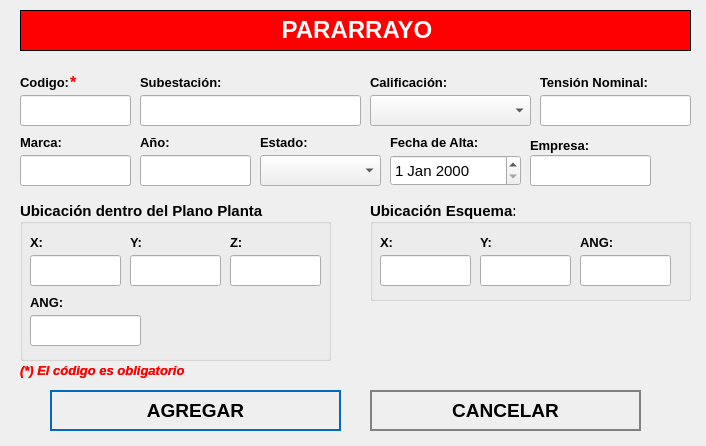
<?xml version="1.0" encoding="UTF-8"?>
<ui version="4.0">
 <class>NewBook</class>
 <widget class="QWidget" name="NewBook">
  <property name="geometry">
   <rect>
    <x>0</x>
    <y>0</y>
    <width>706</width>
    <height>446</height>
   </rect>
  </property>
  <property name="minimumSize">
   <size>
    <width>706</width>
    <height>446</height>
   </size>
  </property>
  <property name="maximumSize">
   <size>
    <width>706</width>
    <height>446</height>
   </size>
  </property>
  <property name="windowTitle">
   <string>Nuevo Registro</string>
  </property>
  <property name="styleSheet">
   <string notr="true">QPushButton
{	
	height: 2em;
 	border-style: solid;
	border-width: 2px;
 	border-color: grey;
	font-weight: bold;
}

QPushButton:hover
{
   	background-color:grey;
	color:white;
}</string>
  </property>
  <widget class="QLabel" name="label">
   <property name="geometry">
    <rect>
     <x>20</x>
     <y>10</y>
     <width>671</width>
     <height>41</height>
    </rect>
   </property>
   <property name="font">
    <font>
     <underline>false</underline>
    </font>
   </property>
   <property name="autoFillBackground">
    <bool>false</bool>
   </property>
   <property name="styleSheet">
    <string notr="true">background-color: red;</string>
   </property>
   <property name="frameShape">
    <enum>QFrame::Box</enum>
   </property>
   <property name="text">
    <string>&lt;html&gt;&lt;head/&gt;&lt;body&gt;&lt;p align=&quot;center&quot;&gt;&lt;span style=&quot; font-size:18pt; font-weight:600; color:#ffffff;&quot;&gt;PARARRAYO&lt;/span&gt;&lt;/p&gt;&lt;/body&gt;&lt;/html&gt;</string>
   </property>
  </widget>
  <widget class="QLabel" name="label_autoriza">
   <property name="geometry">
    <rect>
     <x>20</x>
     <y>70</y>
     <width>101</width>
     <height>25</height>
    </rect>
   </property>
   <property name="text">
    <string>&lt;html&gt;&lt;head/&gt;&lt;body&gt;&lt;p&gt;&lt;span style=&quot; font-size:10pt; font-weight:600;&quot;&gt;Codigo:&lt;/span&gt;&lt;/p&gt;&lt;/body&gt;&lt;/html&gt;</string>
   </property>
  </widget>
  <widget class="QLineEdit" name="inputCodigo">
   <property name="geometry">
    <rect>
     <x>20</x>
     <y>95</y>
     <width>111</width>
     <height>31</height>
    </rect>
   </property>
   <property name="font">
    <font>
     <pointsize>12</pointsize>
    </font>
   </property>
   <property name="maxLength">
    <number>15</number>
   </property>
  </widget>
  <widget class="QLineEdit" name="inputSubestacion">
   <property name="geometry">
    <rect>
     <x>140</x>
     <y>95</y>
     <width>221</width>
     <height>31</height>
    </rect>
   </property>
   <property name="font">
    <font>
     <pointsize>12</pointsize>
    </font>
   </property>
  </widget>
  <widget class="QPushButton" name="addButton">
   <property name="geometry">
    <rect>
     <x>50</x>
     <y>390</y>
     <width>291</width>
     <height>41</height>
    </rect>
   </property>
   <property name="font">
    <font>
     <pointsize>14</pointsize>
     <weight>75</weight>
     <bold>true</bold>
    </font>
   </property>
   <property name="cursor">
    <cursorShape>PointingHandCursor</cursorShape>
   </property>
   <property name="styleSheet">
    <string notr="true">QPushButton
{	
	height: 2em;
 	border-style: solid;
	border-width: 2px;
 	border-color: #0069c0;
	font-weight: bold;
}

QPushButton:hover
{
   	background-color:#0069c0;
	color:white;
}</string>
   </property>
   <property name="text">
    <string>AGREGAR</string>
   </property>
   <property name="icon">
    <iconset>
     <normaloff>../assets/icons/add-icon.png</normaloff>../assets/icons/add-icon.png</iconset>
   </property>
   <property name="iconSize">
    <size>
     <width>30</width>
     <height>30</height>
    </size>
   </property>
   <property name="autoDefault">
    <bool>true</bool>
   </property>
   <property name="default">
    <bool>true</bool>
   </property>
   <property name="flat">
    <bool>true</bool>
   </property>
  </widget>
  <widget class="QPushButton" name="cancelButton">
   <property name="geometry">
    <rect>
     <x>370</x>
     <y>390</y>
     <width>271</width>
     <height>41</height>
    </rect>
   </property>
   <property name="font">
    <font>
     <pointsize>14</pointsize>
     <weight>75</weight>
     <bold>true</bold>
    </font>
   </property>
   <property name="cursor">
    <cursorShape>PointingHandCursor</cursorShape>
   </property>
   <property name="styleSheet">
    <string notr="true">QPushButton
{	
	height: 2em;
 	border-style: solid;
	border-width: 2px;
 	border-color: grey;
	font-weight: bold;
}

QPushButton:hover
{
   	background-color:grey;
	color:white;
}</string>
   </property>
   <property name="text">
    <string>CANCELAR</string>
   </property>
   <property name="icon">
    <iconset>
     <normaloff>../assets/icons/cancel-icon.png</normaloff>../assets/icons/cancel-icon.png</iconset>
   </property>
   <property name="iconSize">
    <size>
     <width>30</width>
     <height>30</height>
    </size>
   </property>
   <property name="autoDefault">
    <bool>true</bool>
   </property>
   <property name="default">
    <bool>true</bool>
   </property>
   <property name="flat">
    <bool>true</bool>
   </property>
  </widget>
  <widget class="QLabel" name="label_aquienVisita">
   <property name="geometry">
    <rect>
     <x>140</x>
     <y>70</y>
     <width>191</width>
     <height>25</height>
    </rect>
   </property>
   <property name="text">
    <string>&lt;html&gt;&lt;head/&gt;&lt;body&gt;&lt;p&gt;&lt;span style=&quot; font-size:10pt; font-weight:600;&quot;&gt;Subestación:&lt;/span&gt;&lt;/p&gt;&lt;/body&gt;&lt;/html&gt;</string>
   </property>
  </widget>
  <widget class="QLabel" name="label_horaSalida">
   <property name="geometry">
    <rect>
     <x>260</x>
     <y>130</y>
     <width>81</width>
     <height>25</height>
    </rect>
   </property>
   <property name="text">
    <string>&lt;html&gt;&lt;head/&gt;&lt;body&gt;&lt;p&gt;&lt;span style=&quot; font-size:10pt; font-weight:600;&quot;&gt;Estado:&lt;/span&gt;&lt;/p&gt;&lt;/body&gt;&lt;/html&gt;</string>
   </property>
  </widget>
  <widget class="QLabel" name="label_motivoVisita">
   <property name="geometry">
    <rect>
     <x>390</x>
     <y>130</y>
     <width>131</width>
     <height>25</height>
    </rect>
   </property>
   <property name="text">
    <string>&lt;html&gt;&lt;head/&gt;&lt;body&gt;&lt;p&gt;&lt;span style=&quot; font-size:10pt; font-weight:600;&quot;&gt;Fecha de Alta:&lt;/span&gt;&lt;/p&gt;&lt;/body&gt;&lt;/html&gt;</string>
   </property>
  </widget>
  <widget class="QLabel" name="label_nota_obligatoria">
   <property name="geometry">
    <rect>
     <x>20</x>
     <y>360</y>
     <width>281</width>
     <height>21</height>
    </rect>
   </property>
   <property name="text">
    <string>&lt;html&gt;&lt;head/&gt;&lt;body&gt;&lt;p&gt;&lt;span style=&quot; font-size:10pt; font-weight:600; font-style:italic; color:#ff0000;&quot;&gt;(*) El código es obligatorio&lt;/span&gt;&lt;/p&gt;&lt;/body&gt;&lt;/html&gt;</string>
   </property>
  </widget>
  <widget class="QLabel" name="ast_aquienvisita">
   <property name="geometry">
    <rect>
     <x>70</x>
     <y>70</y>
     <width>21</width>
     <height>25</height>
    </rect>
   </property>
   <property name="text">
    <string>&lt;html&gt;&lt;head/&gt;&lt;body&gt;&lt;p&gt;&lt;span style=&quot; font-size:12pt; font-weight:600; color:#ff0000;&quot;&gt;*&lt;/span&gt;&lt;/p&gt;&lt;/body&gt;&lt;/html&gt;</string>
   </property>
  </widget>
  <widget class="QLabel" name="label_advertencia_dni">
   <property name="geometry">
    <rect>
     <x>20</x>
     <y>360</y>
     <width>251</width>
     <height>21</height>
    </rect>
   </property>
   <property name="text">
    <string>&lt;html&gt;&lt;head/&gt;&lt;body&gt;&lt;p&gt;&lt;span style=&quot; font-size:10pt; font-weight:600; font-style:italic; color:#ff0000;&quot;&gt;(*) El código es obligatorio&lt;/span&gt;&lt;/p&gt;&lt;/body&gt;&lt;/html&gt;</string>
   </property>
  </widget>
  <widget class="QComboBox" name="cbEstado">
   <property name="geometry">
    <rect>
     <x>260</x>
     <y>155</y>
     <width>121</width>
     <height>31</height>
    </rect>
   </property>
   <property name="font">
    <font>
     <pointsize>12</pointsize>
    </font>
   </property>
   <property name="editable">
    <bool>false</bool>
   </property>
  </widget>
  <widget class="QDateEdit" name="inputFecha">
   <property name="geometry">
    <rect>
     <x>390</x>
     <y>155</y>
     <width>131</width>
     <height>31</height>
    </rect>
   </property>
   <property name="font">
    <font>
     <pointsize>11</pointsize>
     <weight>50</weight>
     <bold>false</bold>
    </font>
   </property>
  </widget>
  <widget class="QComboBox" name="cbCalificacion">
   <property name="geometry">
    <rect>
     <x>370</x>
     <y>95</y>
     <width>161</width>
     <height>31</height>
    </rect>
   </property>
   <property name="font">
    <font>
     <pointsize>12</pointsize>
    </font>
   </property>
   <property name="editable">
    <bool>false</bool>
   </property>
  </widget>
  <widget class="QLabel" name="label_area_3">
   <property name="geometry">
    <rect>
     <x>370</x>
     <y>70</y>
     <width>141</width>
     <height>25</height>
    </rect>
   </property>
   <property name="text">
    <string>&lt;html&gt;&lt;head/&gt;&lt;body&gt;&lt;p&gt;&lt;span style=&quot; font-size:10pt; font-weight:600;&quot;&gt;Calificación:&lt;/span&gt;&lt;/p&gt;&lt;/body&gt;&lt;/html&gt;</string>
   </property>
  </widget>
  <widget class="QLineEdit" name="inputMarca">
   <property name="geometry">
    <rect>
     <x>20</x>
     <y>155</y>
     <width>111</width>
     <height>31</height>
    </rect>
   </property>
   <property name="font">
    <font>
     <pointsize>12</pointsize>
    </font>
   </property>
   <property name="maxLength">
    <number>50</number>
   </property>
  </widget>
  <widget class="QLabel" name="label_autoriza_2">
   <property name="geometry">
    <rect>
     <x>20</x>
     <y>130</y>
     <width>101</width>
     <height>25</height>
    </rect>
   </property>
   <property name="text">
    <string>&lt;html&gt;&lt;head/&gt;&lt;body&gt;&lt;p&gt;&lt;span style=&quot; font-size:10pt; font-weight:600;&quot;&gt;Marca:&lt;/span&gt;&lt;/p&gt;&lt;/body&gt;&lt;/html&gt;</string>
   </property>
  </widget>
  <widget class="QLineEdit" name="inputAnio">
   <property name="geometry">
    <rect>
     <x>140</x>
     <y>155</y>
     <width>111</width>
     <height>31</height>
    </rect>
   </property>
   <property name="font">
    <font>
     <pointsize>12</pointsize>
    </font>
   </property>
   <property name="maxLength">
    <number>4</number>
   </property>
  </widget>
  <widget class="QLabel" name="label_autoriza_3">
   <property name="geometry">
    <rect>
     <x>140</x>
     <y>130</y>
     <width>101</width>
     <height>25</height>
    </rect>
   </property>
   <property name="text">
    <string>&lt;html&gt;&lt;head/&gt;&lt;body&gt;&lt;p&gt;&lt;span style=&quot; font-size:10pt; font-weight:600;&quot;&gt;Año:&lt;/span&gt;&lt;/p&gt;&lt;/body&gt;&lt;/html&gt;</string>
   </property>
  </widget>
  <widget class="QLabel" name="label_autoriza_4">
   <property name="geometry">
    <rect>
     <x>540</x>
     <y>70</y>
     <width>151</width>
     <height>25</height>
    </rect>
   </property>
   <property name="text">
    <string>&lt;html&gt;&lt;head/&gt;&lt;body&gt;&lt;p&gt;&lt;span style=&quot; font-size:10pt; font-weight:600;&quot;&gt;Tensión Nominal:&lt;/span&gt;&lt;/p&gt;&lt;/body&gt;&lt;/html&gt;</string>
   </property>
  </widget>
  <widget class="QLineEdit" name="inputTension">
   <property name="geometry">
    <rect>
     <x>540</x>
     <y>95</y>
     <width>151</width>
     <height>31</height>
    </rect>
   </property>
   <property name="font">
    <font>
     <pointsize>12</pointsize>
    </font>
   </property>
   <property name="maxLength">
    <number>8</number>
   </property>
  </widget>
  <widget class="QGroupBox" name="groupBox_2">
   <property name="geometry">
    <rect>
     <x>370</x>
     <y>200</y>
     <width>321</width>
     <height>101</height>
    </rect>
   </property>
   <property name="font">
    <font>
     <pointsize>11</pointsize>
     <weight>75</weight>
     <bold>true</bold>
    </font>
   </property>
   <property name="title">
    <string>Ubicación Esquema:</string>
   </property>
   <property name="alignment">
    <set>Qt::AlignLeading|Qt::AlignLeft|Qt::AlignVCenter</set>
   </property>
   <widget class="QLabel" name="label_motivoVisita_3">
    <property name="geometry">
     <rect>
      <x>210</x>
      <y>30</y>
      <width>91</width>
      <height>25</height>
     </rect>
    </property>
    <property name="text">
     <string>&lt;html&gt;&lt;head/&gt;&lt;body&gt;&lt;p&gt;&lt;span style=&quot; font-size:10pt; font-weight:600;&quot;&gt;ANG:&lt;/span&gt;&lt;/p&gt;&lt;/body&gt;&lt;/html&gt;</string>
    </property>
   </widget>
   <widget class="QLabel" name="label_horaSalida_3">
    <property name="geometry">
     <rect>
      <x>110</x>
      <y>30</y>
      <width>81</width>
      <height>25</height>
     </rect>
    </property>
    <property name="text">
     <string>&lt;html&gt;&lt;head/&gt;&lt;body&gt;&lt;p&gt;&lt;span style=&quot; font-size:10pt; font-weight:600;&quot;&gt;Y:&lt;/span&gt;&lt;/p&gt;&lt;/body&gt;&lt;/html&gt;</string>
    </property>
   </widget>
   <widget class="QLineEdit" name="inputX_2">
    <property name="geometry">
     <rect>
      <x>10</x>
      <y>55</y>
      <width>91</width>
      <height>31</height>
     </rect>
    </property>
    <property name="font">
     <font>
      <pointsize>12</pointsize>
     </font>
    </property>
    <property name="maxLength">
     <number>14</number>
    </property>
   </widget>
   <widget class="QLineEdit" name="inputY_2">
    <property name="geometry">
     <rect>
      <x>110</x>
      <y>55</y>
      <width>91</width>
      <height>31</height>
     </rect>
    </property>
    <property name="font">
     <font>
      <pointsize>12</pointsize>
     </font>
    </property>
    <property name="maxLength">
     <number>14</number>
    </property>
   </widget>
   <widget class="QLineEdit" name="inputANG_2">
    <property name="geometry">
     <rect>
      <x>210</x>
      <y>55</y>
      <width>91</width>
      <height>31</height>
     </rect>
    </property>
    <property name="font">
     <font>
      <pointsize>12</pointsize>
     </font>
    </property>
    <property name="maxLength">
     <number>11</number>
    </property>
   </widget>
   <widget class="QLabel" name="label_horaIngreso_3">
    <property name="geometry">
     <rect>
      <x>10</x>
      <y>30</y>
      <width>71</width>
      <height>25</height>
     </rect>
    </property>
    <property name="text">
     <string>&lt;html&gt;&lt;head/&gt;&lt;body&gt;&lt;p&gt;&lt;span style=&quot; font-size:10pt; font-weight:600;&quot;&gt;X:&lt;/span&gt;&lt;/p&gt;&lt;/body&gt;&lt;/html&gt;</string>
    </property>
   </widget>
  </widget>
  <widget class="QGroupBox" name="groupBox">
   <property name="geometry">
    <rect>
     <x>20</x>
     <y>200</y>
     <width>311</width>
     <height>161</height>
    </rect>
   </property>
   <property name="font">
    <font>
     <pointsize>11</pointsize>
     <weight>75</weight>
     <bold>true</bold>
    </font>
   </property>
   <property name="title">
    <string>Ubicación dentro del Plano Planta:</string>
   </property>
   <property name="alignment">
    <set>Qt::AlignLeading|Qt::AlignLeft|Qt::AlignVCenter</set>
   </property>
   <widget class="QLabel" name="label_motivoVisita_2">
    <property name="geometry">
     <rect>
      <x>210</x>
      <y>30</y>
      <width>81</width>
      <height>25</height>
     </rect>
    </property>
    <property name="text">
     <string>&lt;html&gt;&lt;head/&gt;&lt;body&gt;&lt;p&gt;&lt;span style=&quot; font-size:10pt; font-weight:600;&quot;&gt;Z:&lt;/span&gt;&lt;/p&gt;&lt;/body&gt;&lt;/html&gt;</string>
    </property>
   </widget>
   <widget class="QLabel" name="label_horaSalida_2">
    <property name="geometry">
     <rect>
      <x>110</x>
      <y>30</y>
      <width>81</width>
      <height>25</height>
     </rect>
    </property>
    <property name="text">
     <string>&lt;html&gt;&lt;head/&gt;&lt;body&gt;&lt;p&gt;&lt;span style=&quot; font-size:10pt; font-weight:600;&quot;&gt;Y:&lt;/span&gt;&lt;/p&gt;&lt;/body&gt;&lt;/html&gt;</string>
    </property>
   </widget>
   <widget class="QLineEdit" name="inputX">
    <property name="geometry">
     <rect>
      <x>10</x>
      <y>55</y>
      <width>91</width>
      <height>31</height>
     </rect>
    </property>
    <property name="font">
     <font>
      <pointsize>12</pointsize>
     </font>
    </property>
    <property name="maxLength">
     <number>14</number>
    </property>
   </widget>
   <widget class="QLineEdit" name="inputY">
    <property name="geometry">
     <rect>
      <x>110</x>
      <y>55</y>
      <width>91</width>
      <height>31</height>
     </rect>
    </property>
    <property name="font">
     <font>
      <pointsize>12</pointsize>
     </font>
    </property>
    <property name="maxLength">
     <number>14</number>
    </property>
   </widget>
   <widget class="QLineEdit" name="inputZ">
    <property name="geometry">
     <rect>
      <x>210</x>
      <y>55</y>
      <width>91</width>
      <height>31</height>
     </rect>
    </property>
    <property name="font">
     <font>
      <pointsize>12</pointsize>
     </font>
    </property>
    <property name="maxLength">
     <number>14</number>
    </property>
   </widget>
   <widget class="QLabel" name="label_horaIngreso_2">
    <property name="geometry">
     <rect>
      <x>10</x>
      <y>30</y>
      <width>71</width>
      <height>25</height>
     </rect>
    </property>
    <property name="text">
     <string>&lt;html&gt;&lt;head/&gt;&lt;body&gt;&lt;p&gt;&lt;span style=&quot; font-size:10pt; font-weight:600;&quot;&gt;X:&lt;/span&gt;&lt;/p&gt;&lt;/body&gt;&lt;/html&gt;</string>
    </property>
   </widget>
   <widget class="QLabel" name="label_horaIngreso_4">
    <property name="geometry">
     <rect>
      <x>10</x>
      <y>90</y>
      <width>71</width>
      <height>25</height>
     </rect>
    </property>
    <property name="text">
     <string>&lt;html&gt;&lt;head/&gt;&lt;body&gt;&lt;p&gt;&lt;span style=&quot; font-size:10pt; font-weight:600;&quot;&gt;ANG:&lt;/span&gt;&lt;/p&gt;&lt;/body&gt;&lt;/html&gt;</string>
    </property>
   </widget>
   <widget class="QLineEdit" name="inputANG">
    <property name="geometry">
     <rect>
      <x>10</x>
      <y>115</y>
      <width>111</width>
      <height>31</height>
     </rect>
    </property>
    <property name="font">
     <font>
      <pointsize>12</pointsize>
     </font>
    </property>
    <property name="maxLength">
     <number>11</number>
    </property>
   </widget>
  </widget>
  <widget class="QLabel" name="label_empresa">
   <property name="geometry">
    <rect>
     <x>530</x>
     <y>135</y>
     <width>111</width>
     <height>21</height>
    </rect>
   </property>
   <property name="text">
    <string>&lt;html&gt;&lt;head/&gt;&lt;body&gt;&lt;p&gt;&lt;span style=&quot; font-size:10pt; font-weight:600;&quot;&gt;Empresa:&lt;/span&gt;&lt;/p&gt;&lt;/body&gt;&lt;/html&gt;</string>
   </property>
   <property name="scaledContents">
    <bool>true</bool>
   </property>
  </widget>
  <widget class="QLineEdit" name="inputCodEmpresa">
   <property name="geometry">
    <rect>
     <x>530</x>
     <y>155</y>
     <width>121</width>
     <height>31</height>
    </rect>
   </property>
   <property name="font">
    <font>
     <pointsize>12</pointsize>
    </font>
   </property>
   <property name="maxLength">
    <number>5</number>
   </property>
  </widget>
 </widget>
 <tabstops>
  <tabstop>inputCodigo</tabstop>
  <tabstop>inputSubestacion</tabstop>
  <tabstop>addButton</tabstop>
  <tabstop>cancelButton</tabstop>
 </tabstops>
 <resources/>
 <connections/>
</ui>
